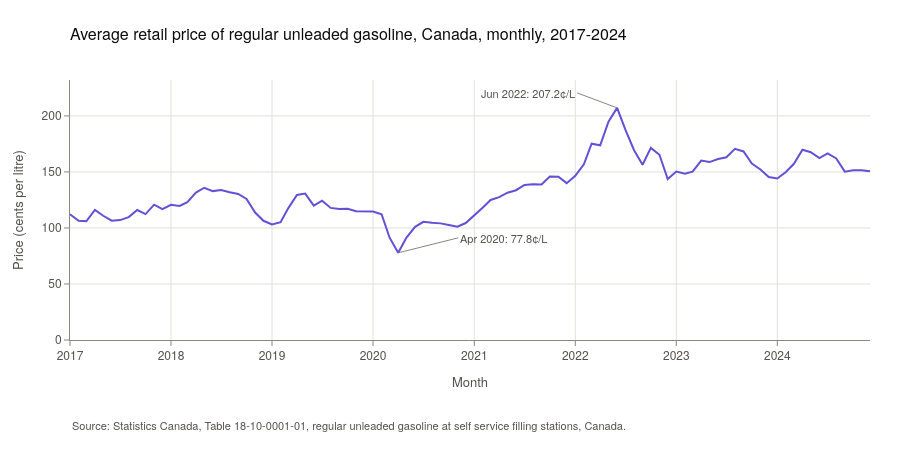

The code cell stored with this chart in its notebook:
### Code cell
# Gasoline prices over the same period
def add_gasoline(fig, data, row=None):
    """Monthly gasoline price with the highest and lowest months annotated."""
    where = subplot(row)
    fig.add_trace(go.Scatter(
        x=data["month"], y=data["gasoline_cents_per_litre"], mode="lines", name="Gasoline price",
        line=dict(color=COLOR_GASOLINE, width=2),
        hovertemplate="%{y:.1f}¢ per litre<extra></extra>"), **where)
    high = data.loc[data["gasoline_cents_per_litre"].idxmax()]
    low = data.loc[data["gasoline_cents_per_litre"].idxmin()]
    for point, ax, anchor in [(high, -40, "right"), (low, 60, "left")]:
        fig.add_annotation(x=point["month"], y=point["gasoline_cents_per_litre"], ax=ax, ay=-15,
                           text=f"{point['month']:%b %Y}: {point['gasoline_cents_per_litre']:.1f}¢/L",
                           showarrow=True, arrowhead=0, arrowcolor=INK_MUTED, xanchor=anchor,
                           font=dict(size=11, color=INK_SECONDARY), **where)
    fig.update_xaxes(hoverformat="%B %Y", **where)
    fig.update_yaxes(title_text="Price (cents per litre)",
                     range=[0, data["gasoline_cents_per_litre"].max() * 1.12], **where)


fig = go.Figure()
add_gasoline(fig, dev)
fig.update_layout(title="Average retail price of regular unleaded gasoline, Canada, monthly, 2017-2024",
                  xaxis_title="Month", showlegend=False, height=450)
add_source(fig, SOURCE_GASOLINE)
fig.show()

gas_annual = dev.groupby("year")["gasoline_cents_per_litre"].agg(["mean", "min", "max"])
print("Gasoline price by year (cents per litre):")
display(gas_annual.round(1))
